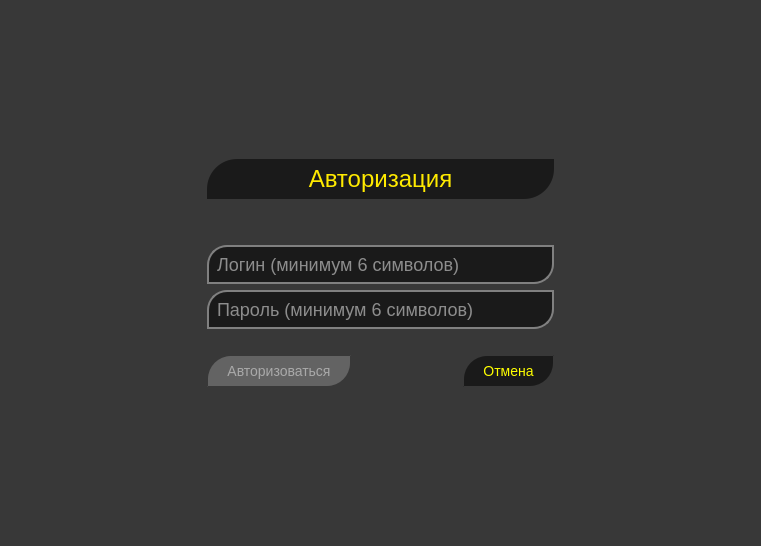
<?xml version="1.0" encoding="UTF-8"?>
<ui version="4.0">
 <class>LoginWidget</class>
 <widget class="QWidget" name="LoginWidget">
  <property name="geometry">
   <rect>
    <x>0</x>
    <y>0</y>
    <width>761</width>
    <height>546</height>
   </rect>
  </property>
  <property name="windowTitle">
   <string>Form</string>
  </property>
  <property name="styleSheet">
   <string notr="true">* {
	background-color: #88000000;
}

QDialog, QDialog QLabel {
	background-color: #440000;
	color: red
}

QLineEdit {
	color: white;
	border: 2px solid gray;

	font-size: 18px;
	padding: 6px;

	border-top-left-radius: 20px;
	border-bottom-right-radius: 20px;
}

QLineEdit:hover {
	border-color: white;
}

QLineEdit:focus {
	border-color: yellow;
}

QLabel {
	font-size: 24px;
	color: rgb(255, 234, 0);

	border-top-left-radius: 30px;
	border-bottom-right-radius: 30px;

	padding: 6px;
}

QPushButton {
	color: yellow;
	font-size: 14px;
	padding: 6px 18px 6px 18px;

	border-top-left-radius: 24px;
	border-bottom-right-radius: 24px;

	border: 2px solid transparent;
}

QPushButton:hover {
	border-color: yellow;
}

QPushButton:pressed {
	background-color: yellow;
	color: #88000000;
}

QPushButton:disabled {
	background-color: #88888888;
	color: darkgray;
}</string>
  </property>
  <layout class="QGridLayout" name="gridLayout">
   <item row="3" column="1" colspan="3">
    <widget class="QLineEdit" name="editLogin">
     <property name="placeholderText">
      <string>Логин (минимум 6 символов)</string>
     </property>
    </widget>
   </item>
   <item row="7" column="2">
    <spacer name="verticalSpacer_3">
     <property name="orientation">
      <enum>Qt::Vertical</enum>
     </property>
     <property name="sizeHint" stdset="0">
      <size>
       <width>20</width>
       <height>40</height>
      </size>
     </property>
    </spacer>
   </item>
   <item row="4" column="1" colspan="3">
    <widget class="QLineEdit" name="editPassword">
     <property name="echoMode">
      <enum>QLineEdit::Password</enum>
     </property>
     <property name="placeholderText">
      <string>Пароль (минимум 6 символов)</string>
     </property>
    </widget>
   </item>
   <item row="1" column="1" colspan="3">
    <widget class="QLabel" name="labelTitle">
     <property name="text">
      <string>Авторизация</string>
     </property>
     <property name="alignment">
      <set>Qt::AlignCenter</set>
     </property>
    </widget>
   </item>
   <item row="4" column="4">
    <spacer name="horizontalSpacer_2">
     <property name="orientation">
      <enum>Qt::Horizontal</enum>
     </property>
     <property name="sizeHint" stdset="0">
      <size>
       <width>40</width>
       <height>20</height>
      </size>
     </property>
    </spacer>
   </item>
   <item row="4" column="0">
    <spacer name="horizontalSpacer_4">
     <property name="orientation">
      <enum>Qt::Horizontal</enum>
     </property>
     <property name="sizeHint" stdset="0">
      <size>
       <width>40</width>
       <height>20</height>
      </size>
     </property>
    </spacer>
   </item>
   <item row="5" column="2">
    <spacer name="verticalSpacer_2">
     <property name="orientation">
      <enum>Qt::Vertical</enum>
     </property>
     <property name="sizeType">
      <enum>QSizePolicy::Fixed</enum>
     </property>
     <property name="sizeHint" stdset="0">
      <size>
       <width>20</width>
       <height>20</height>
      </size>
     </property>
    </spacer>
   </item>
   <item row="6" column="2">
    <spacer name="horizontalSpacer">
     <property name="orientation">
      <enum>Qt::Horizontal</enum>
     </property>
     <property name="sizeType">
      <enum>QSizePolicy::Preferred</enum>
     </property>
     <property name="sizeHint" stdset="0">
      <size>
       <width>100</width>
       <height>20</height>
      </size>
     </property>
    </spacer>
   </item>
   <item row="6" column="1">
    <widget class="QPushButton" name="buttonAuthorize">
     <property name="enabled">
      <bool>false</bool>
     </property>
     <property name="text">
      <string>Авторизоваться</string>
     </property>
    </widget>
   </item>
   <item row="0" column="2">
    <spacer name="verticalSpacer">
     <property name="orientation">
      <enum>Qt::Vertical</enum>
     </property>
     <property name="sizeHint" stdset="0">
      <size>
       <width>20</width>
       <height>40</height>
      </size>
     </property>
    </spacer>
   </item>
   <item row="6" column="3">
    <widget class="QPushButton" name="buttonCancel">
     <property name="text">
      <string>Отмена</string>
     </property>
    </widget>
   </item>
   <item row="2" column="2">
    <spacer name="verticalSpacer_5">
     <property name="orientation">
      <enum>Qt::Vertical</enum>
     </property>
     <property name="sizeType">
      <enum>QSizePolicy::Minimum</enum>
     </property>
     <property name="sizeHint" stdset="0">
      <size>
       <width>20</width>
       <height>40</height>
      </size>
     </property>
    </spacer>
   </item>
  </layout>
 </widget>
 <resources/>
 <connections/>
</ui>
